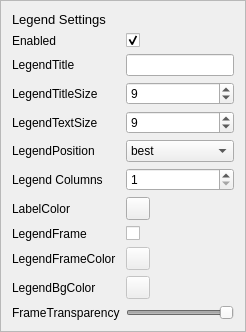
             <widget class="QFrame" name="base_setting_legend">
              <property name="frameShape">
               <enum>QFrame::Shape::StyledPanel</enum>
              </property>
              <property name="frameShadow">
               <enum>QFrame::Shadow::Raised</enum>
              </property>
              <layout class="QGridLayout" name="gridLayout_8">
               <item row="10" column="1">
                <widget class="QToolButton" name="bs_l_legend_frame_color_btn">
                 <property name="enabled">
                  <bool>false</bool>
                 </property>
                 <property name="text">
                  <string/>
                 </property>
                </widget>
               </item>
               <item row="9" column="1">
                <widget class="QCheckBox" name="bs_l_legend_frame_check">
                 <property name="text">
                  <string/>
                 </property>
                </widget>
               </item>
               <item row="5" column="1">
                <widget class="QComboBox" name="bs_l_pos_combo">
                 <item>
                  <property name="text">
                   <string>best</string>
                  </property>
                 </item>
                 <item>
                  <property name="text">
                   <string>upper right</string>
                  </property>
                 </item>
                 <item>
                  <property name="text">
                   <string>upper left</string>
                  </property>
                 </item>
                 <item>
                  <property name="text">
                   <string>lower left</string>
                  </property>
                 </item>
                 <item>
                  <property name="text">
                   <string>lower right</string>
                  </property>
                 </item>
                 <item>
                  <property name="text">
                   <string>right</string>
                  </property>
                 </item>
                 <item>
                  <property name="text">
                   <string>center left</string>
                  </property>
                 </item>
                 <item>
                  <property name="text">
                   <string>center right</string>
                  </property>
                 </item>
                 <item>
                  <property name="text">
                   <string>lower center</string>
                  </property>
                 </item>
                 <item>
                  <property name="text">
                   <string>upper center</string>
                  </property>
                 </item>
                 <item>
                  <property name="text">
                   <string>center</string>
                  </property>
                 </item>
                </widget>
               </item>
               <item row="2" column="0">
                <widget class="QLabel" name="legend_title_label">
                 <property name="text">
                  <string>LegendTitle</string>
                 </property>
                </widget>
               </item>
               <item row="6" column="1">
                <widget class="QSpinBox" name="bs_l_legend_col_spin">
                 <property name="minimum">
                  <number>1</number>
                 </property>
                </widget>
               </item>
               <item row="4" column="1">
                <widget class="QSpinBox" name="bs_l_legend_size_spin">
                 <property name="minimum">
                  <number>1</number>
                 </property>
                 <property name="value">
                  <number>9</number>
                 </property>
                </widget>
               </item>
               <item row="3" column="0">
                <widget class="QLabel" name="label_8">
                 <property name="minimumSize">
                  <size>
                   <width>100</width>
                   <height>0</height>
                  </size>
                 </property>
                 <property name="text">
                  <string>LegendTitleSize</string>
                 </property>
                </widget>
               </item>
               <item row="8" column="0">
                <widget class="QLabel" name="label_4">
                 <property name="text">
                  <string>LabelColor</string>
                 </property>
                </widget>
               </item>
               <item row="10" column="0">
                <widget class="QLabel" name="label_6">
                 <property name="text">
                  <string>LegendFrameColor</string>
                 </property>
                </widget>
               </item>
               <item row="12" column="1">
                <widget class="QSlider" name="bs_l_legend_transparent_slider">
                 <property name="enabled">
                  <bool>false</bool>
                 </property>
                 <property name="maximum">
                  <number>100</number>
                 </property>
                 <property name="value">
                  <number>100</number>
                 </property>
                 <property name="orientation">
                  <enum>Qt::Orientation::Horizontal</enum>
                 </property>
                </widget>
               </item>
               <item row="8" column="1">
                <widget class="QToolButton" name="bs_l_legend_text_color_btn">
                 <property name="text">
                  <string/>
                 </property>
                </widget>
               </item>
               <item row="3" column="1">
                <widget class="QSpinBox" name="bs_l_legend_text_size_spin">
                 <property name="minimum">
                  <number>1</number>
                 </property>
                 <property name="value">
                  <number>9</number>
                 </property>
                </widget>
               </item>
               <item row="9" column="0">
                <widget class="QLabel" name="label_5">
                 <property name="text">
                  <string>LegendFrame</string>
                 </property>
                </widget>
               </item>
               <item row="0" column="0">
                <widget class="QLabel" name="bs_l_label">
                 <property name="font">
                  <font>
                   <pointsize>10</pointsize>
                  </font>
                 </property>
                 <property name="text">
                  <string>Legend Settings</string>
                 </property>
                </widget>
               </item>
               <item row="4" column="0">
                <widget class="QLabel" name="bs_l_legend_size">
                 <property name="minimumSize">
                  <size>
                   <width>100</width>
                   <height>0</height>
                  </size>
                 </property>
                 <property name="maximumSize">
                  <size>
                   <width>100</width>
                   <height>16777215</height>
                  </size>
                 </property>
                 <property name="text">
                  <string>LegendTextSize</string>
                 </property>
                </widget>
               </item>
               <item row="11" column="1">
                <widget class="QToolButton" name="bs_l_legend_bg_color_btn">
                 <property name="enabled">
                  <bool>false</bool>
                 </property>
                 <property name="text">
                  <string/>
                 </property>
                </widget>
               </item>
               <item row="2" column="1">
                <widget class="QLineEdit" name="bs_l_legend_title_line"/>
               </item>
               <item row="6" column="0">
                <widget class="QLabel" name="label_2">
                 <property name="text">
                  <string>Legend Columns</string>
                 </property>
                </widget>
               </item>
               <item row="11" column="0">
                <widget class="QLabel" name="label_3">
                 <property name="text">
                  <string>LegendBgColor</string>
                 </property>
                </widget>
               </item>
               <item row="5" column="0">
                <widget class="QLabel" name="bs_l_pos">
                 <property name="minimumSize">
                  <size>
                   <width>76</width>
                   <height>0</height>
                  </size>
                 </property>
                 <property name="text">
                  <string>LegendPosition</string>
                 </property>
                </widget>
               </item>
               <item row="12" column="0">
                <widget class="QLabel" name="label_7">
                 <property name="text">
                  <string>FrameTransparency</string>
                 </property>
                </widget>
               </item>
               <item row="1" column="0">
                <widget class="QLabel" name="label_20">
                 <property name="text">
                  <string>Enabled</string>
                 </property>
                </widget>
               </item>
               <item row="1" column="1">
                <widget class="QCheckBox" name="bs_l_legend_enabled_check">
                 <property name="text">
                  <string/>
                 </property>
                 <property name="checked">
                  <bool>true</bool>
                 </property>
                </widget>
               </item>
              </layout>
             </widget>
